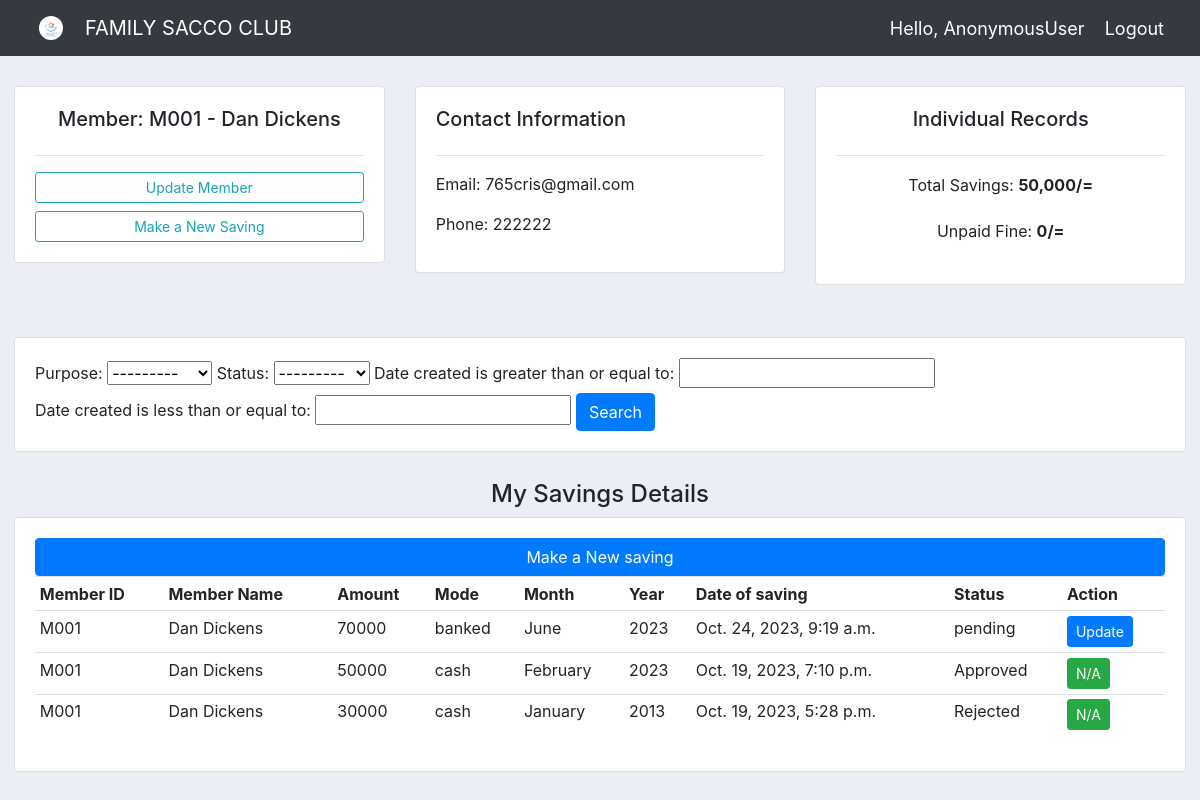
The app's page /member/M001/ with its own data.
### fam_sacco_app/models.py (models this page shows, shortened)
class Member(models.Model):
    sex_choices = (("Male","male"), ("Female","Female"))
    status_choices = (("Married","Married"),("Single","Single"),
                        ("Windowed","Windowed"),("Divorsed","Divorsed"))
    member_id =models.CharField(max_length=10, primary_key=True )
    full_name = models.CharField(max_length=200, null=False)
    nin = models.CharField(max_length=100)
    occupation=models.CharField(max_length=500)
    sex = models.CharField(max_length=10,choices = sex_choices)
    marital_status = models.CharField(max_length=30, choices=status_choices)
    email = models.EmailField(max_length=100)
    telephone = models.PositiveIntegerField()
    date_of_birth = models.DateField(validators=[MaxValueValidator(datetime.date.today)])
    current_address = models.CharField(max_length=300)
    home_address = models.CharField(max_length=300)
    Registered_date = models.DateTimeField(auto_now_add=True)

class Deposit(models.Model):
    status_choices =(("pending","pending"),("Approved","Approved"),
                        ("Rejected","Rejected"))
    pay_choices =(("banked","banked"),("mobile money","mobile money"),
                        ("cash","cash"))
    purpose_choices = (("January","January"),("February","February"),("March","March"),
    				("April","April"),("May","May"),("June","June"),("July","July"),
    				("August","August"),("September","September"),("October","October"),
    				("November","November"),("December","December"))
    member = models.ForeignKey(Member, on_delete=models.CASCADE)
    amount = models.PositiveIntegerField()
    purpose = models.CharField(max_length=50, null=False, choices = purpose_choices)
    year = models.PositiveIntegerField()
    deposited_by = models.CharField(max_length=50,null=False)
    status = models.CharField(max_length=30, null=False, choices = status_choices, default="pending")
    date_created = models.DateTimeField(auto_now_add=True)
    mode_of_payment = models.CharField(max_length=30, null=False, choices = pay_choices)
    Transaction_id = models.CharField(max_length=100, null=False)
    receipt = models.ImageField(upload_to='deposits/%Y/%m/%d',blank=True)

### fam_sacco_app/views.py (the view)
# urls.py: path('member/<str:member_id>/', views.member, name='member'),
def member(request, member_id):
    member = Member.objects.get(member_id=member_id)
    deposits = member.deposit_set.all().order_by('-date_created')
    children = member.childrendetail_set.all()
    relative = member.relative_set.all()
    deposit_count = deposits.count()
    ind_savings = member.deposit_set.filter(status='Approved').aggregate(models.Sum('amount'))['amount__sum'] or 0
    ind_fine = member.fine_set.filter(status='unpaid').aggregate(models.Sum('amount'))['amount__sum'] or 0
    myFilter = DepositFilter(request.GET, queryset=deposits)
    deposits = myFilter.qs
    context = {
                'member': member,
                'deposits': deposits,
                'deposit_count': deposit_count,
                'myFilter': myFilter,
                'ind_savings': ind_savings,
                'ind_fine': ind_fine,
                'children':children,
                'relative': relative,
                }
    return render(request, 'members/member.html', context)

### fam_sacco_app/templates/members/member.html
{% extends 'members/main.html' %}
{% load static %}
{% block content %}
<br>
<div class="row">
    <div class="col-md">
        <div class="card card-body">
            <h5 align="center">Member: {{member.member_id}} - {{member.full_name}}</h5>
            <hr>
            <a class="btn btn-outline-info btn-sm btn-block" href="{% url 'update_member' member.member_id %}"> Update Member</a>
            <a class="btn btn-outline-info btn-sm btn-block" href="{% url 'deposit_create' %}"> Make a New Saving</a>
        </div>
    </div>
    <div class="col-md">
        <div class="text-bg-primary">
            <div class="card card-body">
                <h5>Contact Information</h5>
                <hr>
                <p>Email: {{member.email}}</p>
                <p>Phone: {{member.telephone}}</p>
            </div>
        </div>
    </div>
    <div class="col-md">
        <div class="text-bg-primary">
            <div class="card card-body">
                <h5 align="center"> Individual Records</h5>
                <hr>
                <p style="text-align: center; padding: 1px">Total Savings: <strong>{{ind_savings|floatformat:"-3g"}}/= </strong></p>
                <p style="text-align: center; padding: 5px">Unpaid Fine: <strong>{{ind_fine|floatformat:"-3g"}}/=</strong> </p>
            </div>
        </div>
    </div>
</div>
<br>
<div class="row">
    <div class="col">
        <div class="card card-body">
            <form method="get">
                {{myFilter.form}}
                <button class="btn btn-primary" type="submit">Search</button>
            </form>
        </div>
    </div>
</div>
<div class="row">
    <div class="col">
        <h4 align="center">My Savings Details</h4>
        <div class="card card-body">
            <a class="btn btn-primary btn-block" href="{% url 'deposit_create' %}">Make a New saving</a>
            <table class="table table-sm table-hover">
                <tr>
                    <th>Member ID</th>
                    <th>Member Name</th>
                    <th>Amount</th>
                    <th>Mode</th>
                    <th>Month</th>
                    <th>Year</th>
                    <th>Date of saving</th>
                    <th>Status</th>
                    <th>Action</th>
                </tr>
                {% for deposit in deposits %}
                    <tr>
                        <td>{{deposit.member.member_id}}</td>
                        <td>{{deposit.member.full_name}}</td>
                        <td>{{deposit.amount}}</td>
                        <td>{{deposit.mode_of_payment}}</td>
                        <td>{{deposit.purpose}}</td>
                        <td>{{deposit.year}}</td>
                        <td>{{deposit.date_created}}</td>
                        <td>{{deposit.status}}</td>
                        {% if deposit.status == "pending" %}
                        <td><a class="btn btn-sm btn-primary" href="{% url 'update_deposit' deposit.id %}">Update</a></td>
                        {% else %}
                        <td><a class="btn btn-sm btn-success" href="#">N/A</a></td>
                        {% endif %}
                    </tr>
                {% endfor %}
            </table>
        </div>
    </div>
    </div>
{% endblock content %}

### fam_sacco_app/static/css/main.css (style rules this page uses)
body { background-color: #ebeff5; }
.row { padding: 14px; }

### records on screen
Member: member_id "M001", full_name "Dan Dickens", email "765cris@gmail.com", telephone "222222"
Deposit: member.member_id "M001", member.full_name "Dan Dickens", amount "70000", mode_of_payment "banked", purpose "June", year "2023", date_created "Oct. 24, 2023, 9:19 a.m.", status "pending", shows "Update"
Deposit: member.member_id "M001", member.full_name "Dan Dickens", amount "50000", mode_of_payment "cash", purpose "February", year "2023", date_created "Oct. 19, 2023, 7:10 p.m.", status "Approved", shows "N/A"
Deposit: member.member_id "M001", member.full_name "Dan Dickens", amount "30000", mode_of_payment "cash", purpose "January", year "2013", date_created "Oct. 19, 2023, 5:28 p.m.", status "Rejected", shows "N/A"

### other values on screen
{{ request.user }} "AnonymousUser"
{{ ind_savings|floatformat:"-3g" }} "50,000"
{{ ind_fine|floatformat:"-3g" }} "0"
